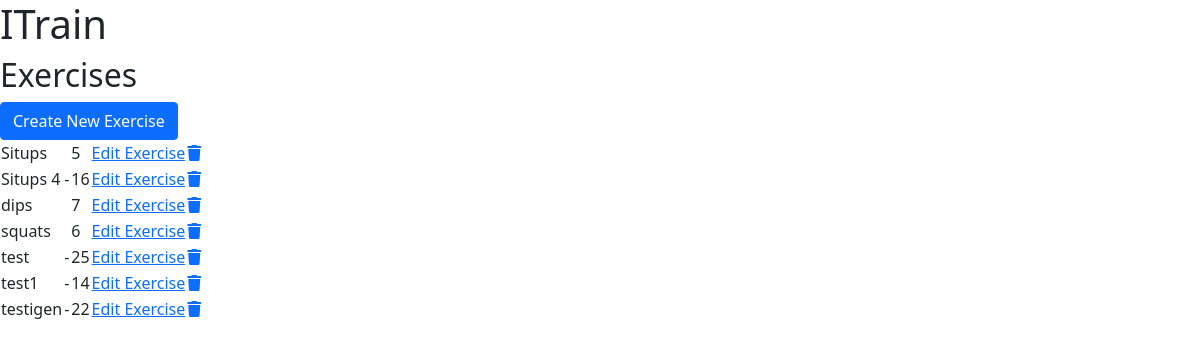
The app's page /exercises/, older data.
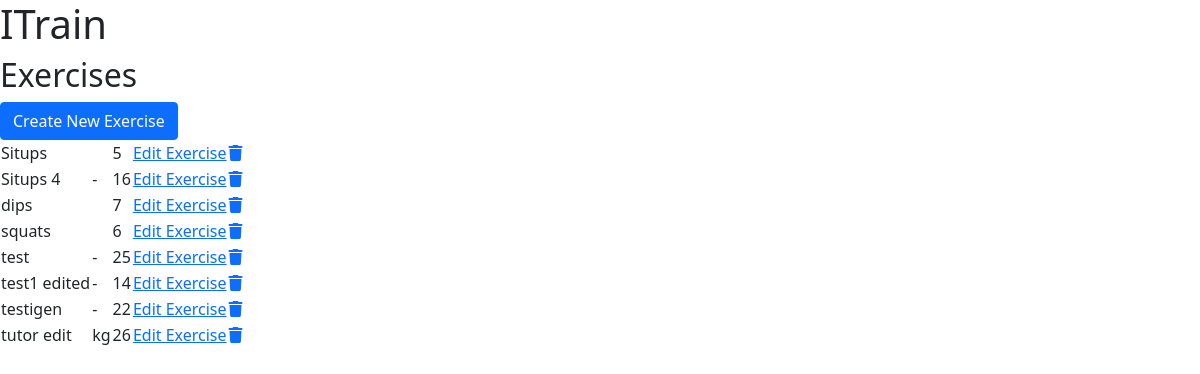
The same page, newer data.
### setup/models.py (models this page shows, shortened)
class Exercise(models.Model):
    name = models.CharField(max_length=30, unique=True, null=False,
                            blank=False)
    unit = models.ForeignKey(ExerciseUnit, null=False, blank=False,
                             on_delete=models.SET_DEFAULT, default=get_default_exercise_unit)
    description = models.TextField(max_length=200, blank=True)
    class Meta:
        ordering = ['name']

class ExerciseUnit(models.Model):
    name = models.CharField(max_length=5, unique=True, null=False, blank=False)
    class Meta:
        ordering = ['name']
    def __str__(self):
        return self.name

### setup/views.py (the view)
# urls.py: path('exercises/', ExerciseList.as_view(), name='exercises'),
class ExerciseList(generic.ListView):
    model = Exercise
    template_name = 'setup/exercises.html'
    paginate_by = 50

### setup/templates/setup/exercises.html (shortened to what this page needs)
{% extends 'base.html' %}
{% load static %}
{% block content %}
<h2>Exercises</h2>
<a href="{% url 'create_exercise'%}">
  <button type="button" class="btn btn-primary">Create New Exercise</button>
</a>
<table>
  {% for exercise in exercise_list %}
  <tr>
    <td>{{ exercise.name }}</td>
    <td>{{ exercise.unit }}</td>
    <td>{{ exercise.id }}</td>
    <td><a href="{% url 'edit_exercise' exercise.id %}">Edit Exercise</a></td>
    <td><a href="#delete-exercise-{{ exercise.id }}" data-bs-toggle="modal">
        <i class="fa-solid fa-trash"></i></a></td>
  </tr>
  {% empty %}
  <tr>You have no Exercises to show</tr>
  {% endfor %}
</table>
{% endblock %}

Row changes from the older to the newer data that the page shows:
changed Exercise id 14: name "test1" → "test1 edited"
added Exercise: name "tutor edit", unit "kg", id "26"
